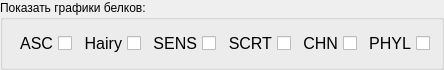
   <widget class="QGroupBox" name="groupBox_5">
    <property name="geometry">
     <rect>
      <x>580</x>
      <y>120</y>
      <width>402</width>
      <height>56</height>
     </rect>
    </property>
    <property name="title">
     <string>Показать графики белков:</string>
    </property>
    <layout class="QHBoxLayout" name="horizontalLayout">
     <item>
      <widget class="QCheckBox" name="checkBox_ASC">
       <property name="maximumSize">
        <size>
         <width>100</width>
         <height>16777215</height>
        </size>
       </property>
       <property name="font">
        <font>
         <pointsize>12</pointsize>
        </font>
       </property>
       <property name="layoutDirection">
        <enum>Qt::RightToLeft</enum>
       </property>
       <property name="text">
        <string>ASC</string>
       </property>
       <property name="checked">
        <bool>false</bool>
       </property>
      </widget>
     </item>
     <item>
      <widget class="QCheckBox" name="checkBox_Hairy">
       <property name="maximumSize">
        <size>
         <width>100</width>
         <height>16777215</height>
        </size>
       </property>
       <property name="font">
        <font>
         <pointsize>12</pointsize>
        </font>
       </property>
       <property name="layoutDirection">
        <enum>Qt::RightToLeft</enum>
       </property>
       <property name="text">
        <string>Hairy</string>
       </property>
       <property name="checked">
        <bool>false</bool>
       </property>
      </widget>
     </item>
     <item>
      <widget class="QCheckBox" name="checkBox_SENS">
       <property name="maximumSize">
        <size>
         <width>100</width>
         <height>16777215</height>
        </size>
       </property>
       <property name="font">
        <font>
         <pointsize>12</pointsize>
        </font>
       </property>
       <property name="layoutDirection">
        <enum>Qt::RightToLeft</enum>
       </property>
       <property name="text">
        <string>SENS</string>
       </property>
       <property name="checked">
        <bool>false</bool>
       </property>
      </widget>
     </item>
     <item>
      <widget class="QCheckBox" name="checkBox_SCRT">
       <property name="maximumSize">
        <size>
         <width>100</width>
         <height>16777215</height>
        </size>
       </property>
       <property name="font">
        <font>
         <pointsize>12</pointsize>
        </font>
       </property>
       <property name="layoutDirection">
        <enum>Qt::RightToLeft</enum>
       </property>
       <property name="text">
        <string>SCRT</string>
       </property>
       <property name="checked">
        <bool>false</bool>
       </property>
      </widget>
     </item>
     <item>
      <widget class="QCheckBox" name="checkBox_CHN">
       <property name="maximumSize">
        <size>
         <width>100</width>
         <height>16777215</height>
        </size>
       </property>
       <property name="font">
        <font>
         <pointsize>12</pointsize>
        </font>
       </property>
       <property name="layoutDirection">
        <enum>Qt::RightToLeft</enum>
       </property>
       <property name="text">
        <string>CHN</string>
       </property>
       <property name="checked">
        <bool>false</bool>
       </property>
      </widget>
     </item>
     <item>
      <widget class="QCheckBox" name="checkBox_PHYL">
       <property name="maximumSize">
        <size>
         <width>100</width>
         <height>16777215</height>
        </size>
       </property>
       <property name="font">
        <font>
         <pointsize>12</pointsize>
        </font>
       </property>
       <property name="layoutDirection">
        <enum>Qt::RightToLeft</enum>
       </property>
       <property name="text">
        <string>PHYL</string>
       </property>
       <property name="checked">
        <bool>false</bool>
       </property>
      </widget>
     </item>
    </layout>
   </widget>
